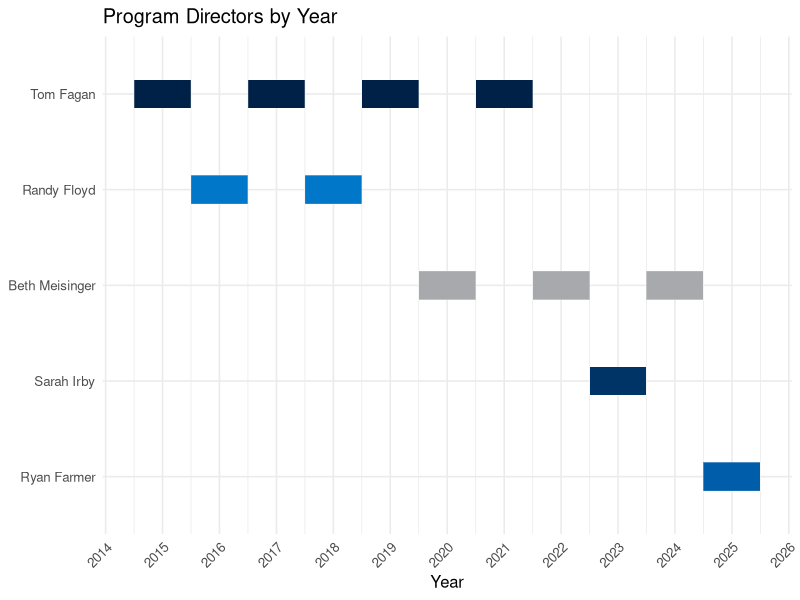

Source code (R):
## ---- chunk 1
# Timeline reference:
#   - 2015, Tom Fagan
#   - 2016, Randy Floyd
#   - 2017, Tom Fagan
#   - 2018, Randy Floyd
#   - 2019, Tom Fagan
#   - 2020, Beth Meisinger
#   - 2021, Tom Fagan
#   - 2022, Beth Meisinger
#   - 2023, Sarah Irby
#   - 2024, Beth Meisinger
#   - 2025, Ryan Farmer

library(ggplot2)
library(dplyr)

df <- data.frame(
  person = c("Tom Fagan", "Randy Floyd", "Tom Fagan", "Randy Floyd", "Tom Fagan", 
             "Beth Meisinger", "Tom Fagan", "Beth Meisinger", "Sarah Irby", 
             "Beth Meisinger", "Ryan Farmer"),
  year = 2015:2025
)

df <- df %>%
  mutate(start = as.Date(paste0(year, "-01-01")),
         end = as.Date(paste0(year, "-12-31")),
         duration = as.numeric(end - start))

# Order names by first year served, reversed for top-to-bottom layout
first_years <- df %>%
  group_by(person) %>%
  summarize(first_year = min(year)) %>%
  arrange(first_year)

df$person <- factor(df$person, levels = rev(first_years$person))

uofm_colors <- c(
  "Tom Fagan" = "#002147",
  "Randy Floyd" = "#0077C8",
  "Beth Meisinger" = "#A7A9AC",
  "Sarah Irby" = "#003366",
  "Ryan Farmer" = "#005DAA"
)

ggplot(df, aes(y = person, x = start, fill = person)) +
  geom_tile(aes(width = 365, height = 0.3), color = "white") +
  scale_fill_manual(values = uofm_colors) +
  scale_x_date(date_breaks = "1 year", date_labels = "%Y") +
  theme_minimal(base_size = 12) +
  labs(title = "Program Directors by Year", x = "Year", y = NULL) +
  theme(
    axis.text.x = element_text(angle = 45, hjust = 1),
    legend.position = "none"
  )
